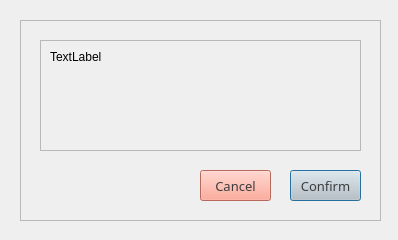
<?xml version="1.0" encoding="UTF-8"?>
<ui version="4.0">
 <class>Dialog</class>
 <widget class="QDialog" name="Dialog">
  <property name="geometry">
   <rect>
    <x>0</x>
    <y>0</y>
    <width>398</width>
    <height>240</height>
   </rect>
  </property>
  <property name="minimumSize">
   <size>
    <width>398</width>
    <height>240</height>
   </size>
  </property>
  <property name="maximumSize">
   <size>
    <width>398</width>
    <height>240</height>
   </size>
  </property>
  <property name="windowTitle">
   <string>Confirm changes</string>
  </property>
  <widget class="QFrame" name="frame">
   <property name="geometry">
    <rect>
     <x>20</x>
     <y>20</y>
     <width>361</width>
     <height>201</height>
    </rect>
   </property>
   <property name="frameShape">
    <enum>QFrame::StyledPanel</enum>
   </property>
   <property name="frameShadow">
    <enum>QFrame::Raised</enum>
   </property>
   <widget class="QPushButton" name="btn_confirm">
    <property name="enabled">
     <bool>true</bool>
    </property>
    <property name="geometry">
     <rect>
      <x>270</x>
      <y>150</y>
      <width>71</width>
      <height>31</height>
     </rect>
    </property>
    <property name="font">
     <font>
      <family>CMU Sans Serif</family>
      <pointsize>10</pointsize>
      <weight>50</weight>
      <bold>false</bold>
     </font>
    </property>
    <property name="styleSheet">
     <string notr="true">background-color: rgb(200, 200, 200);
color: #3d3d3d;</string>
    </property>
    <property name="text">
     <string>Confirm</string>
    </property>
    <property name="default">
     <bool>false</bool>
    </property>
    <property name="flat">
     <bool>false</bool>
    </property>
   </widget>
   <widget class="QPushButton" name="btn_cancel">
    <property name="enabled">
     <bool>true</bool>
    </property>
    <property name="geometry">
     <rect>
      <x>180</x>
      <y>150</y>
      <width>71</width>
      <height>31</height>
     </rect>
    </property>
    <property name="font">
     <font>
      <family>CMU Sans Serif</family>
      <pointsize>10</pointsize>
      <weight>50</weight>
      <bold>false</bold>
     </font>
    </property>
    <property name="styleSheet">
     <string notr="true">background-color: #ff9580;
color: #3d3d3d;</string>
    </property>
    <property name="text">
     <string>Cancel</string>
    </property>
    <property name="default">
     <bool>false</bool>
    </property>
    <property name="flat">
     <bool>false</bool>
    </property>
   </widget>
   <widget class="QScrollArea" name="scrollArea">
    <property name="geometry">
     <rect>
      <x>20</x>
      <y>20</y>
      <width>321</width>
      <height>111</height>
     </rect>
    </property>
    <property name="widgetResizable">
     <bool>true</bool>
    </property>
    <widget class="QWidget" name="scrollAreaWidgetContents">
     <property name="geometry">
      <rect>
       <x>0</x>
       <y>0</y>
       <width>319</width>
       <height>109</height>
      </rect>
     </property>
     <layout class="QVBoxLayout" name="verticalLayout">
      <item>
       <widget class="QLabel" name="label_confirm">
        <property name="text">
         <string>TextLabel</string>
        </property>
        <property name="alignment">
         <set>Qt::AlignLeading|Qt::AlignLeft|Qt::AlignTop</set>
        </property>
       </widget>
      </item>
     </layout>
    </widget>
   </widget>
  </widget>
 </widget>
 <resources/>
 <connections/>
</ui>
